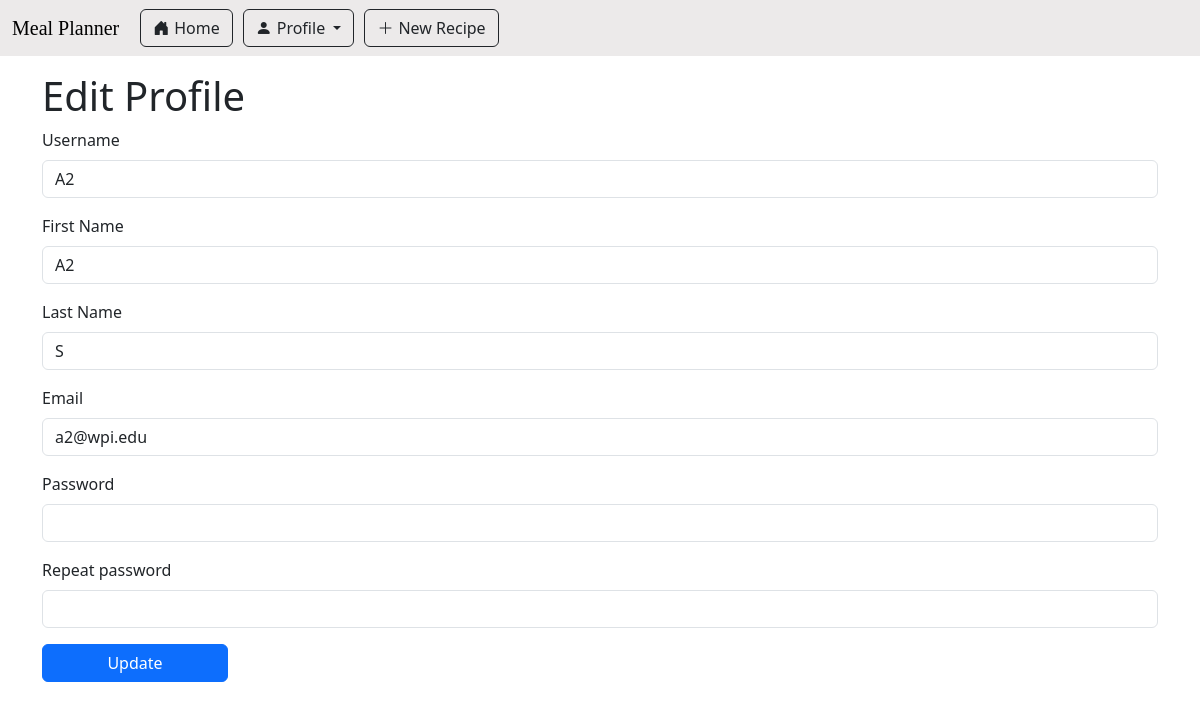
Screenshot of /user/profile/edit (signed in) with the database file from the repository.
### app/main/models.py (models this page shows, shortened)
class User(db.Model, UserMixin):
    id: sqlo.Mapped[int] = sqlo.mapped_column(primary_key=True)
    first_name: sqlo.Mapped[str] = sqlo.mapped_column(sqla.String(64))
    last_name: sqlo.Mapped[str] = sqlo.mapped_column(sqla.String(64))
    username: sqlo.Mapped[str] = sqlo.mapped_column(sqla.String(64))
    email: sqlo.Mapped[str] = sqlo.mapped_column(sqla.String(120))
    password_hash: sqlo.Mapped[str] = sqlo.mapped_column(sqla.String(256))
    is_certified: sqlo.Mapped[bool] = sqlo.mapped_column(sqla.Boolean, default=False)
    written_recipes: sqlo.WriteOnlyMapped['Recipe'] = sqlo.relationship(back_populates='writer')
    users_saved_recipes : sqlo.WriteOnlyMapped['Recipe'] = sqlo.relationship(
        secondary=saved_recipes_table,
        primaryjoin=(saved_recipes_table.c.user_id == id),
        back_populates='recipe_saved_by_users',
        passive_deletes=True)
    curr_ingredients: sqlo.WriteOnlyMapped['UserIngredientListUse'] = sqlo.relationship(back_populates='userlist_user')
    @login.user_loader
    def load_user(id):
        return db.session.get(User, int(id))

### app/user/user_routes.py (the view)
@bp_user.route('/user/profile/edit', methods=['GET','POST'])
def edit_profile():
    eform = EditForm()
    if eform.validate_on_submit():
        current_user.username = eform.username.data
        current_user.first_name = eform.first_name.data
        current_user.last_name = eform.last_name.data
        current_user.email = eform.email.data
        current_user.set_password(eform.password.data)
        db.session.add(current_user)
        db.session.commit()
        flash('Your changes have been saved.')
        return redirect(url_for('user.display_profile'))
    elif request.method == 'GET':
        eform.username.data = current_user.username
        eform.first_name.data = current_user.first_name
        eform.last_name.data = current_user.last_name
        eform.email.data = current_user.email
    return render_template('edit_profile.html', title="Edit Profile", form=eform, user=current_user)

### app/user/user_forms.py (shortened to what this page needs)
class EditForm(FlaskForm):
    username = StringField('Username', validators=[DataRequired()])
    first_name = StringField('First Name', validators=[DataRequired()])
    last_name = StringField('Last Name', validators=[DataRequired()])
    email = StringField('Email', validators=[DataRequired(), Email()])
    password = PasswordField('Password', validators=[DataRequired()])
    password2 = PasswordField('Repeat password', validators=[DataRequired(), EqualTo('password')])
    submit = SubmitField('Update')

### meal_planner.py (called while the page is built)
@app.before_request
def initDB(*args, **kwargs):
    if app._got_first_request:
        db.create_all()

### app/user/templates/edit_profile.html (shortened to what this page needs)
{% extends "base.html" %}
{% import 'bootstrap_wtf.html' as wtf %}
{% block content %}
    <h1>Edit Profile</h1>
    <form action="{{ url_for('user.edit_profile') }}", method="POST">
        {{wtf.form_field(form.username)}}
        {{wtf.form_field(form.first_name)}}
        {{wtf.form_field(form.last_name)}}
        {{wtf.form_field(form.email)}}
        {{wtf.form_field(form.password)}}
        {{wtf.form_field(form.password2)}}
        {{wtf.form_field(form.submit)}}
    </form>
{% endblock %}

### app/main/templates/bootstrap_wtf.html (shortened to what this page needs)
{% macro form_field(field, autofocus) %}
  {%- if field.type == 'BooleanField' %}
  <div class="form-check mb-3">
    {{ field(class='form-check-input') }}
    {{ field.label(class='form-check-label') }}
  </div>
  {%- elif field.type == 'SelectField' %}
    {{ field.label(class='form-label') }}
    {{ field(class='form-select mb-3') }}
  {%- elif field.type == 'QuerySelectMultipleField' %}
    {{ field.label(class='form-label') }}
    {{ field(class='form-select mb-3') }}
  {%- elif field.type == 'SubmitField' %}
  {{ field(class='btn btn-primary mb-3 col-2') }}
  {%- else %}
  <div class="mb-3">
    {{ field.label(class='form-label') }}
    {% if autofocus %}
      {{ field(class='form-control' + (' is-invalid' if field.errors else ''), autofocus=True) }}
    {% else %}
      {{ field(class='form-control' + (' is-invalid' if field.errors else '')) }}
    {% endif %}
  </div>
  {%- endif %}
{% endmacro %}

### app/static/css/main.css (style rules this page uses)
:root { --accent-bg-color: #eceaea; --blank-bg-color: #fff; --outline-color: #989090; }

### rows the page displays
User: username "A2", first_name "A2", last_name "S", email "a2@wpi.edu"

### other values shown
{{ field.label(class='form-label') }} "Username First Name Last Name Email Password Repeat password"
